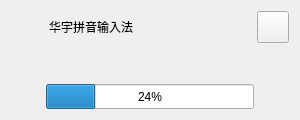
<?xml version="1.0" encoding="UTF-8"?>
<ui version="4.0">
 <class>DownloadDlg</class>
 <widget class="QWidget" name="DownloadDlg">
  <property name="geometry">
   <rect>
    <x>0</x>
    <y>0</y>
    <width>300</width>
    <height>120</height>
   </rect>
  </property>
  <property name="minimumSize">
   <size>
    <width>300</width>
    <height>120</height>
   </size>
  </property>
  <property name="maximumSize">
   <size>
    <width>300</width>
    <height>120</height>
   </size>
  </property>
  <property name="windowTitle">
   <string>Form</string>
  </property>
  <layout class="QVBoxLayout" name="verticalLayout_2">
   <item>
    <layout class="QVBoxLayout" name="verticalLayout" stretch="2,1,2">
     <item>
      <layout class="QHBoxLayout" name="horizontalLayout" stretch="0,1,2,1">
       <item>
        <widget class="QLabel" name="logo_label">
         <property name="minimumSize">
          <size>
           <width>32</width>
           <height>32</height>
          </size>
         </property>
         <property name="maximumSize">
          <size>
           <width>32</width>
           <height>32</height>
          </size>
         </property>
         <property name="text">
          <string/>
         </property>
        </widget>
       </item>
       <item>
        <widget class="QLabel" name="h0_label">
         <property name="sizePolicy">
          <sizepolicy hsizetype="Minimum" vsizetype="Expanding">
           <horstretch>0</horstretch>
           <verstretch>0</verstretch>
          </sizepolicy>
         </property>
         <property name="minimumSize">
          <size>
           <width>0</width>
           <height>32</height>
          </size>
         </property>
         <property name="maximumSize">
          <size>
           <width>16777215</width>
           <height>32</height>
          </size>
         </property>
         <property name="text">
          <string>华宇拼音输入法</string>
         </property>
        </widget>
       </item>
       <item>
        <spacer name="horizontalSpacer">
         <property name="orientation">
          <enum>Qt::Horizontal</enum>
         </property>
         <property name="sizeHint" stdset="0">
          <size>
           <width>40</width>
           <height>20</height>
          </size>
         </property>
        </spacer>
       </item>
       <item>
        <widget class="QPushButton" name="closebtn">
         <property name="sizePolicy">
          <sizepolicy hsizetype="Minimum" vsizetype="Expanding">
           <horstretch>0</horstretch>
           <verstretch>0</verstretch>
          </sizepolicy>
         </property>
         <property name="minimumSize">
          <size>
           <width>32</width>
           <height>32</height>
          </size>
         </property>
         <property name="maximumSize">
          <size>
           <width>32</width>
           <height>32</height>
          </size>
         </property>
         <property name="text">
          <string/>
         </property>
        </widget>
       </item>
      </layout>
     </item>
     <item>
      <spacer name="verticalSpacer">
       <property name="orientation">
        <enum>Qt::Vertical</enum>
       </property>
       <property name="sizeHint" stdset="0">
        <size>
         <width>20</width>
         <height>40</height>
        </size>
       </property>
      </spacer>
     </item>
     <item>
      <layout class="QHBoxLayout" name="horizontalLayout_4" stretch="1,6,1">
       <item>
        <spacer name="horizontalSpacer_5">
         <property name="orientation">
          <enum>Qt::Horizontal</enum>
         </property>
         <property name="sizeHint" stdset="0">
          <size>
           <width>40</width>
           <height>20</height>
          </size>
         </property>
        </spacer>
       </item>
       <item>
        <widget class="QProgressBar" name="progressBar">
         <property name="minimumSize">
          <size>
           <width>0</width>
           <height>25</height>
          </size>
         </property>
         <property name="maximumSize">
          <size>
           <width>16777215</width>
           <height>25</height>
          </size>
         </property>
         <property name="value">
          <number>24</number>
         </property>
        </widget>
       </item>
       <item>
        <spacer name="horizontalSpacer_6">
         <property name="orientation">
          <enum>Qt::Horizontal</enum>
         </property>
         <property name="sizeHint" stdset="0">
          <size>
           <width>40</width>
           <height>20</height>
          </size>
         </property>
        </spacer>
       </item>
      </layout>
     </item>
    </layout>
   </item>
  </layout>
 </widget>
 <resources/>
 <connections/>
</ui>
